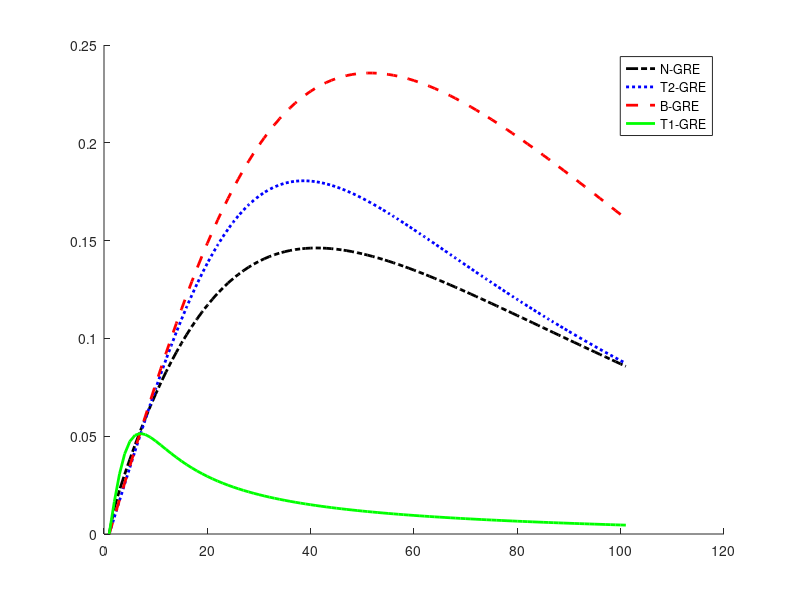

Source code (MATLAB):

TR = 5;
TE = 2.5;
T1 = 900;
T2 = 100;
T2star = 100;

th = 0;
a = 0:1:100;

E1=exp(-TR/T1);
E2=exp(-TE/T2);

C= E2*(E1-1)*(1+cosd(a));
D = (1-E1*cosd(a)) - (E1-cosd(a))*E2^2;

Fp = sind(a).*(1-E1).*(1-E2.*exp(-1i.*th))./(C.*cosd(a)+D);

NGRE = (1-E1).*sind(a)./C.*((C+D.*E2)./(sqrt(D.^2-C.^2))-E2);
T2GRE = (1-E1).*E2.*sind(a)./C.*(1-(D+C.*E2)./(sqrt(D.^2+C.^2)))
BGRE = (sind(a).*(1-E1).*sqrt(E2))./(1-(E1-E2).*cosd(a)-E1.*E2)
T1GRE = sind(a).*(1-E1)./(1-E1.*cosd(a))*exp(-TE/T2star)
figure
%plot(abs(Fp),'-k')
plot(abs(NGRE),'-.k','LineWidth',2)
hold on
plot(abs(T2GRE),':b','LineWidth',2)
plot(abs(BGRE),'--r','LineWidth',2)
plot(abs(T1GRE),'-g','LineWidth',2)
legend('N-GRE','T2-GRE','B-GRE','T1-GRE')
box off